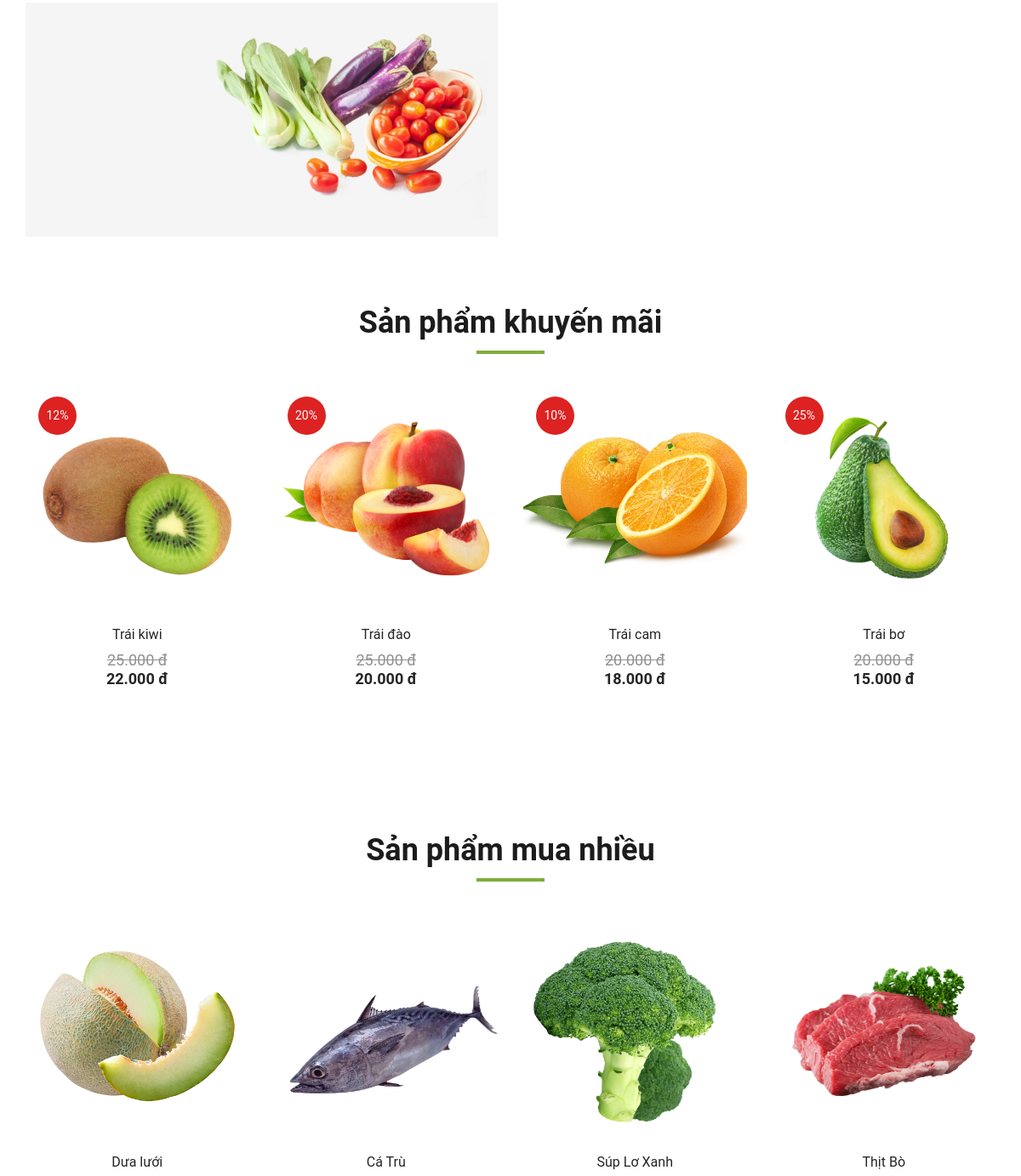
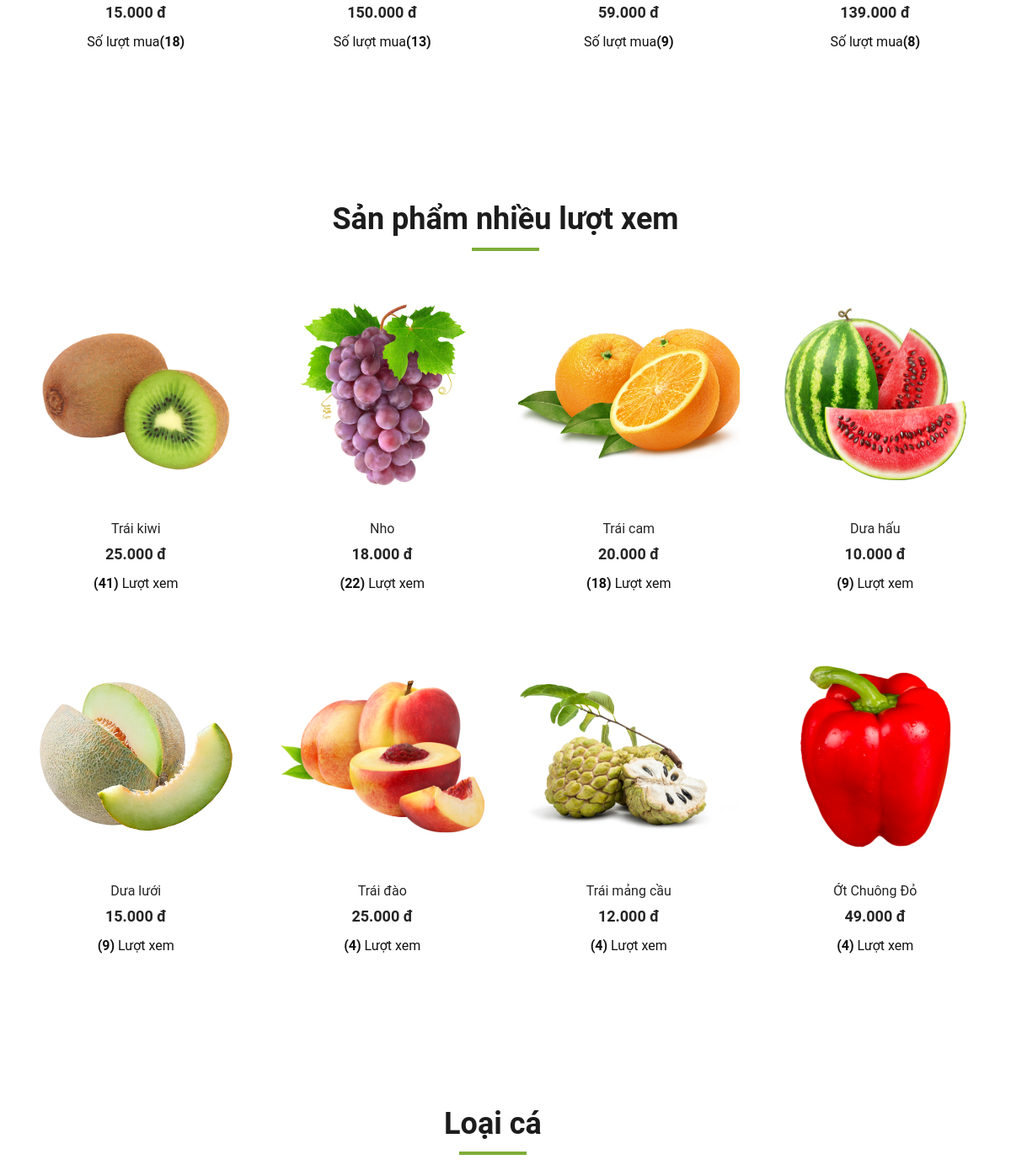
The app's page /index.php?mod=page&act=home (middle part), older data (2 pictures, top to bottom).
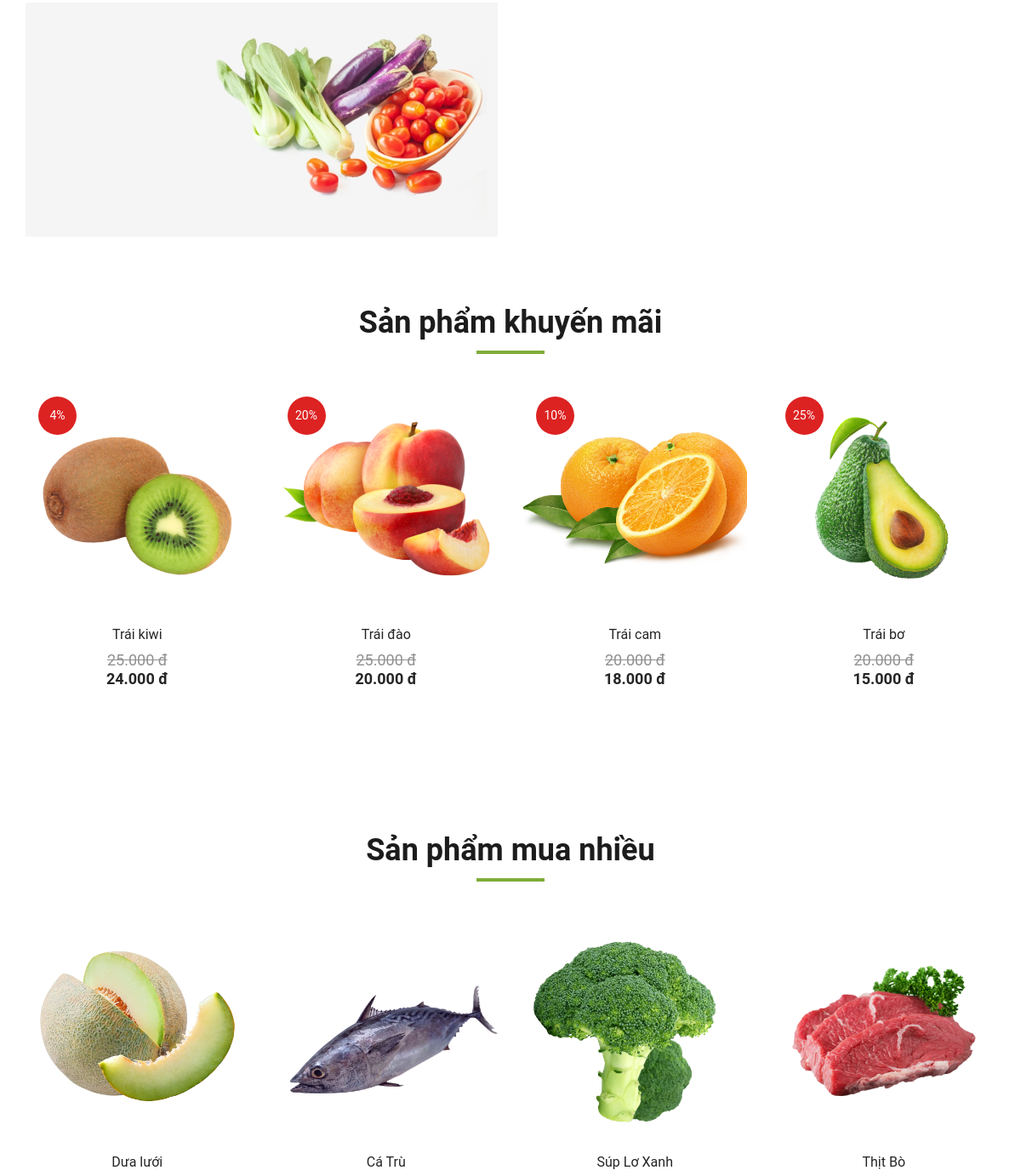
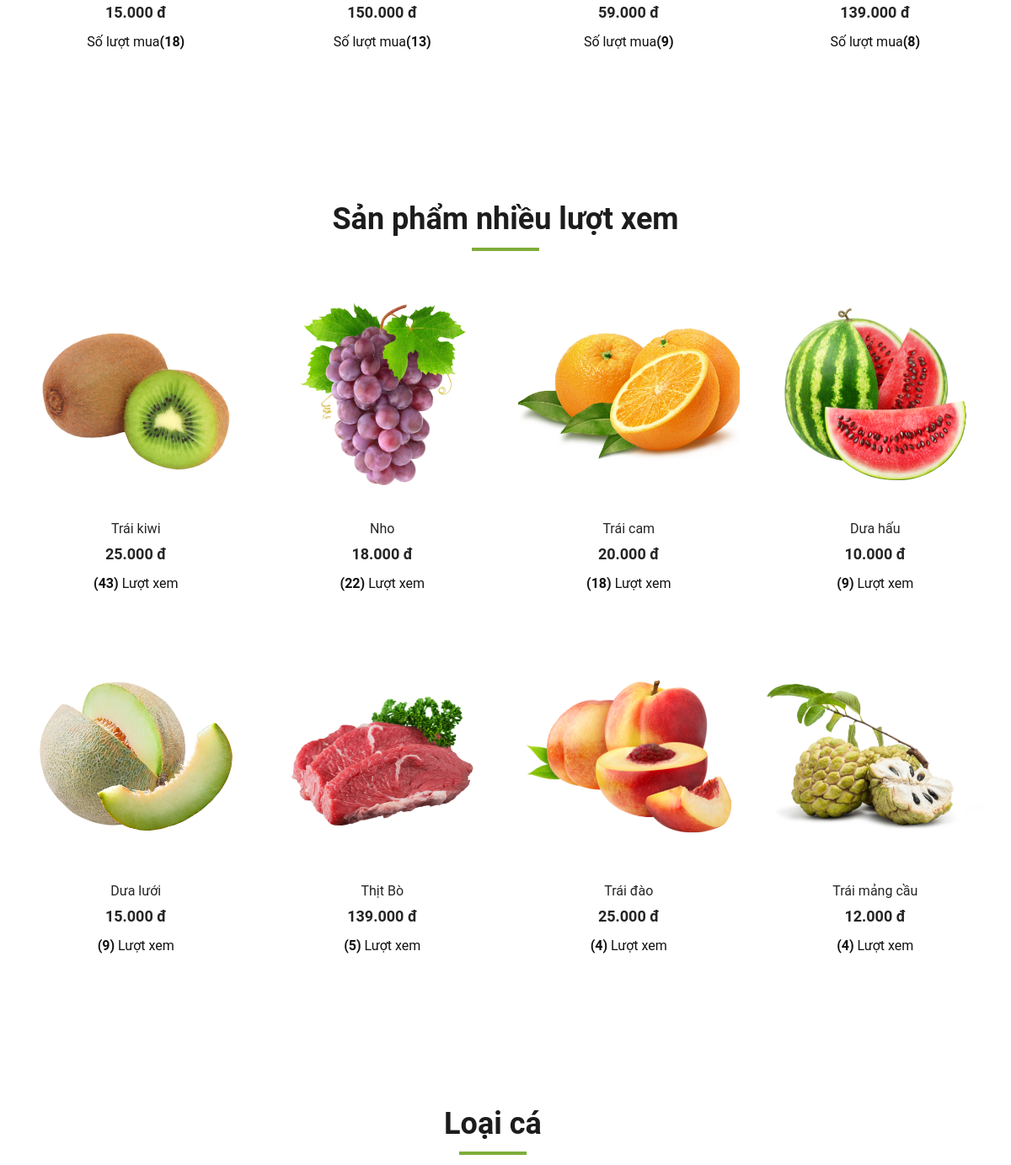
The same page, newer data (2 pictures, top to bottom).
### tables this page shows
CREATE TABLE `sanpham` (
  `MaSP` int NOT NULL,
  `TenSP` varchar(50) NOT NULL,
  `GiaSP` double(10,0) NOT NULL DEFAULT '0' COMMENT 'Tiền Việt không có chữ số thập phân, mặc định là 0(nếu =0 thì hết hàng ví dụ )',
  `HinhAnh` text NOT NULL,
  `TieuDe` text,
  `MoTa` text,
  `MaDM` int DEFAULT NULL,
  `LuotXem` int NOT NULL,
  `GiaGiam` double(10,0) NOT NULL DEFAULT '0',
  `StatusProduct` tinyint(1) NOT NULL DEFAULT '0' COMMENT 'Nếu là 1 thì soldout, 0 thì còn hàng'
);

CREATE TABLE `chitietdonhang` (
  `MaDH` int NOT NULL,
  `MaSP` int NOT NULL,
  `GiaSP` double(10,0) NOT NULL,
  `SoLuong` int NOT NULL
);

CREATE TABLE `danhmuc` (
  `MaDM` int NOT NULL,
  `TenDM` varchar(50) NOT NULL,
  `SoThuTu` int DEFAULT NULL COMMENT 'số thứ tự mà danh mục sẽ xuất hiện , tùy mình sắp xếp',
  `UuTien` tinyint(1) DEFAULT NULL COMMENT '0: là cho nó ẩn đi, 1 là cho nó xuất hiện tại trang chủ',
  `HinhAnh` text
);

### model/m_pdo.php (called while the page is built, shortened)
<?php
function pdo_get_connection(){
    $dburl = "mysql:host=localhost;dbname=organic;charset=utf8";
    $username = 'root';
    $password = '';
    $conn = new PDO($dburl, $username, $password);
    $conn->setAttribute(PDO::ATTR_ERRMODE, PDO::ERRMODE_EXCEPTION);
    return $conn;
}
function pdo_query($sql){
    $sql_args = array_slice(func_get_args(), 1);
    try{
        $conn = pdo_get_connection();
        $stmt = $conn->prepare($sql);
        $stmt->execute($sql_args);
        $rows = $stmt->fetchAll();
        return $rows;
    }
    catch(PDOException $e){
        throw $e;
    }
    finally{
        unset($conn);
    }
}

### model/m_order.php (called while the page is built, shortened)
<?php
    include_once "model/m_pdo.php";
    function get_luotmuaOrder(){
        return pdo_query("SELECT * FROM chitietdonhang ctdh INNER JOIN sanpham sp ON ctdh.MaSP = sp.MaSP WHERE SoLuong >= 5 ORDER BY SoLuong DESC LIMIT 4");
    }
?>

### model/m_page.php (the view, shortened to what this page needs)
<?php
    include_once 'model/m_pdo.php';
    function page_productNew($keyword){
        return pdo_query("SELECT * FROM sanpham WHERE TenSP LIKE '%$keyword%'  ORDER BY MaSP DESC LIMIT 8");
    }
    function page_productDiscount(){
        return pdo_query("SELECT * FROM sanpham WHERE GiaGiam > 0 ORDER BY GiaGiam DESC LIMIT 4");
    }
    function page_productLuotXem(){
        return pdo_query("SELECT * FROM sanpham WHERE LuotXem > 0 ORDER BY LuotXem DESC LIMIT 8");
    }
    function showsp_home_sale($dssp){
        $page_home = "";
        foreach($dssp as $item){
            $price = "";
            $StatusProduct = "";
            if($item['GiaSP'] >=1){
                $price = '<h5 style="text-decoration:line-through;color: #919191;font-weight: 400;">'.number_format($item['GiaSP'],"0",",",".").' đ</h5>';
            }else{
                $price = "<h5>Đang cập nhật</h5>";
            }
            if($item['GiaGiam'] >=1){
                $GiaGiamSP = '<h5>'.number_format($item['GiaGiam'],"0",",",".").' đ</h5>';
            }else{
                $GiaGiamSP = "";
            }
            if($item['StatusProduct'] >=1){
                $StatusProduct = '<h5>Hết hàng</h5>';
            }else{
                $StatusProduct = "";
            }
            $GiamGia = ceil((($item['GiaSP'] - $item['GiaGiam'])/$item['GiaSP'])*100);
            $GiamGia = '<div class="product__discount__percent_home">'.$GiamGia.'%</div>';
                echo '
                <div class="col-lg-3 col-md-4 col-sm-6">
                    <div class="featured__item">
                        <div class="featured__item__pic set-bg" data-setbg="view/img/traicay/'.$item['HinhAnh'].'">
                            '.$GiamGia.'
                        </div>
                        <div class="featured__item__text">
                            <h6><a href="index.php?mod=product&act=detail&MaSP='.$item['MaSP'].'">'.$item['TenSP'].'</a></h6>
                ';
                        if(empty($StatusProduct)){
                            echo $price . $GiaGiamSP;
                            echo '
                                <form action="index.php?mod=product&act=addtocart" method="post">
                                    <input type="hidden" name="MaSP" value="'.$item['MaSP'].'">
                                    <input type="hidden" name="HinhAnh" value="'.$item['HinhAnh'].'">
                                    <input type="hidden" name="GiaSP" value="'.$item['GiaSP'].'">
                                    <input type="hidden" name="TenSP" value="'.$item['TenSP'].'">
                                    <input type="hidden" name="SoLuong" value="1">
                                    <div class="intro">
                                        <input type="submit" value="Thêm vào giỏ " name="submitaddtocart">
                                    </div>
                                </form>
                            ';
                        }else{
                            echo $StatusProduct;
                        }
                echo '
                            </div>
                        </div>
                    </div>
                ';
        }
        return $page_home;
    }
    function showsp_home_luotxem($dssp){
        $page_home = "";
        foreach($dssp as $item){
            if($item['GiaSP'] >=1){
                $price = '<h5>'.number_format($item['GiaSP'],"0",",",".").' đ</h5>';
            }else{
                $price = "<h5>Đang cập nhật</h5>";
            }
            if($item['LuotXem']){
                $SoView = '<h6> <strong>('.$item['LuotXem'].')</strong> Lượt xem</h6>';
            }else{
                $SoView = '';
            }
            echo '
                <div class="col-lg-3 col-md-4  fresh-meat">
                    <div class="featured__item">
                        <div class="featured__item__pic set-bg" data-setbg="view/img/traicay/'.$item['HinhAnh'].'">
                        </div>
                        <div class="featured__item__text">
                            <h6><a href="index.php?mod=product&act=detail&MaSP='.$item['MaSP'].'">'.$item['TenSP'].'</a></h6>
                            '.$price.'
                            <div class="featured__item__text_MX">'.$SoView.'</div>
                        </div>
                        <form action="index.php?mod=product&act=addtocart" method="post">
                            <input type="hidden" name="MaSP" value="'.$item['MaSP'].'">
                            <input type="hidden" name="HinhAnh" value="'.$item['HinhAnh'].'">
                            <input type="hidden" name="GiaSP" value="'.$item['GiaSP'].'">
                            <input type="hidden" name="TenSP" value="'.$item['TenSP'].'">
                            <input type="hidden" name="SoLuong" value="1">
                            <div class="intro">
                                <input type="submit" value="Thêm vào giỏ " name="submitaddtocart">
                            </div>
                        </form>
                    </div>
                </div>'
                ;
        }
        return $page_home;
    }
    function danhmuc_getUuTien(){
        return pdo_query("SELECT sp.*, dm.TenDM FROM danhmuc dm INNER JOIN sanpham sp ON dm.MaDM=sp.MaDM WHERE UuTien = 1 ORDER BY SoThuTu ASC");
    }
?>

### index.php (shortened to what this page needs)
<?php
    include_once 'config.php';
    if(isset($_GET['mod']) && ($_GET['mod']!="")){
        switch ($_GET['mod']) {
            case 'page':
                $controller_name = 'page';
                break;
        }
        include_once 'controller/c_'.$controller_name.'.php';
    }else{
        header("location:index.php?mod=page&act=home");
    }
?>

### controller/c_page.php (shortened to what this page needs)
<?php
    include_once 'model/m_page.php';
    include_once 'model/m_order.php';
    if(isset($_GET['act']) && ($_GET['act']!="")){
        switch ($_GET['act']) {
            case 'home':
                if(isset($_POST['submit_home']) && $_POST['submit_home'] == true){
                    $keyword = $_POST['keyword'];
                }else{
                    $keyword = "";
                }
                $getproNew = page_productNew($keyword);
                $getDiscount = page_productDiscount();
                $getLuotMua = get_luotmuaOrder();
                $getLuotXem = page_productLuotXem();
                $danhmuchomeUuTien = danhmuc_getUuTien();
                break;
        }
        include_once 'view/v_user_layout.php';
    }else{
        header("location:index.php?mod=page&act=home");
    }
?>

### view/v_user_layout.php (shortened to what this page needs)
<!DOCTYPE html>
<html lang="zxx">
<head>
    <link rel="stylesheet" href=" https://cdnjs.cloudflare.com/ajax/libs/font-awesome/6.4.0/css/all.min.css">
    <link rel="stylesheet" href="view/bootstrap-5.3.2-dist/css/bootstrap.min.css">
    <link rel="stylesheet" href="view/css/bootstrap.min.css" type="text/css">
    <link rel="stylesheet" href="view/css/font-awesome.min.css" type="text/css">
    <link rel="stylesheet" href="view/css/elegant-icons.css" type="text/css">
    <link rel="stylesheet" href="view/css/nice-select.css" type="text/css">
    <link rel="stylesheet" href="view/css/jquery-ui.min.css" type="text/css">
    <link rel="stylesheet" href="view/css/owl.carousel.min.css" type="text/css">
    <link rel="stylesheet" href="view/css/slicknav.min.css" type="text/css">
    <link rel="stylesheet" href="view/css/style.css" type="text/css">
</head>
<body>
    <?php
        include_once 'view/v_'.$view_name.'.php';
    ?>
</body>
</html>

### view/v_page_home.php (shortened to what this page needs)
<div class="banner">
    <div class="container">
        <div class="row">
            <div class="col-lg-6 col-md-6 col-sm-6">
                <div class="banner__pic">
                    <img src="view/img/banner/banner-1.jpg" alt="">
                </div>
            </div>
            <div class="col-lg-6 col-md-6 col-sm-6">
                <div class="banner__pic">
                </div>
            </div>
        </div>
    </div>
</div>
<section class="featured spad">
    <div class="container">
        <div class="row">
            <div class="col-lg-12">
                <div class="section-title">
                    <h2>Sản phẩm khuyến mãi</h2>
                </div>
            </div>
        </div>
        <div class="row featured__filter">
            <?php
                $html_product_giamgia = showsp_home_sale($getDiscount);
            ?>
        </div>
    </div>
</section>
<section class="featured spad">
    <div class="container">
        <div class="row">
            <div class="col-lg-12">
                <div class="section-title">
                    <h2>Sản phẩm mua nhiều</h2>
                </div>
            </div>
        </div>
        <div class="row featured__filter">
            <?php
                foreach($getLuotMua as $item):
                    if($item['GiaSP'] >=1){
                        $price = '<h5>'.number_format($item['GiaSP'],"0",",",".").' đ</h5>';
                    }else{
                        $price = "<h5>Đang cập nhật</h5>";
                    }
                    if($item['SoLuong']){
                        $MuaHang = '<h6>Số lượt mua<strong>('.$item['SoLuong'].')</strong></h6>';
                    }else{
                        $MuaHang = '';
                    }
            ?>
            <div class="col-lg-3 col-md-4  fresh-meat">
                <div class="featured__item">
                    <div class="featured__item__pic set-bg" data-setbg="view/img/traicay/<?=$item['HinhAnh']?>">
                    </div>
                    <div class="featured__item__text">
                        <h6><a href="index.php?mod=product&act=detail&MaSP=<?=$item['MaSP']?>"><?=$item['TenSP']?></a></h6>
                        <?=$price?>
                        <div class="featured__item__text_MX"><?=$MuaHang?></div>
                    </div>
                    <form action="index.php?mod=product&act=addtocart" method="post">
                        <div class="intro">
                        </div>
                    </form>
                </div>
            </div>
            <?php
                endforeach;
            ?>
        </div>
    </div>
</section>
<section class="featured spad">
    <div class="container">
        <div class="row">
            <div class="col-lg-12">
                <div class="section-title">
                    <h2>Sản phẩm nhiều lượt xem</h2>
                </div>
            </div>
        </div>
        <div class="row featured__filter">
            <?php
                $html_product_view = showsp_home_luotxem($getLuotXem);
            ?>
        </div>
    </div>
</section>
<section class="featured spad">
    <div class="container">
        <div class="row featured__filter">
            <?php
                $TenDanhMuc = null;
                foreach($danhmuchomeUuTien as $item):
                    if ($TenDanhMuc !== $item['TenDM']) {
                        $TenDanhMuc = $item['TenDM'];
                        echo '
                        <div class="row">
                            <div class="col-lg-12">
                                <div class="section-title">
                                    <h2>'.$TenDanhMuc.'</h2>
                                </div>
                            </div>
                        </div>'
                        ;
                    }
            ?>
            <?php
                endforeach;
            ?>
    </div>
</section>

### view/css/style.css (style rules this page uses)
html, body { height: 100%; font-family: 'Roboto', sans-serif; -webkit-font-smoothing: antialiased; font-smoothing: antialiased; }
h1, h2, h3, h4, h5, h6 { margin: 0; color: #111111; font-weight: 400; font-family: 'Roboto', sans-serif; }
h2 { font-size: 36px; }
h5 { font-size: 18px; }
h6 { font-size: 16px; }
img { max-width: 100%; }
.section-title { margin-bottom: 50px; text-align: center; }
.section-title h2 { color: #1c1c1c; font-weight: 700; position: relative; }
.section-title h2:after { position: absolute; left: 0; bottom: -15px; right: 0; height: 4px; width: 80px; background: #7fad39; content: ""; margin: 0 auto; }
.set-bg { background-repeat: no-repeat; background-size: cover; background-position: top center; }
.spad { padding-top: 100px; padding-bottom: 100px; }
.featured { padding-top: 80px; padding-bottom: 40px; }
.featured__item { margin-bottom: 50px; }
.featured__item__pic { height: 270px; position: relative; overflow: hidden; background-position: center center; }
.featured__item__text { text-align: center; padding-top: 15px; }
.featured__item__text_MX { display: flex; justify-content: center; padding-top: 15px; }
.featured__item__text_MX h6 { padding: 0 5px; }
.featured__item__text h6 { margin-bottom: 10px; }
.featured__item__text h6 a { color: #252525; }
.featured__item__text h5 { color: #252525; font-weight: 700; }
.intro { position: absolute; top: 240px; }
.product__discount__percent_home { height: 45px; width: 45px; background: #dd2222; border-radius: 50%; font-size: 14px; color: #ffffff; line-height: 45px; text-align: center; position: absolute; left: 15px; top: 15px; }
.container { width: 1170px; margin: 0 auto; }
@media only screen and (min-width: 1200px) { .container { max-width: 1170px; margin: 0 auto; } }

Row changes from the older to the newer data that the page shows:
no longer on this page (row unchanged): sanpham: shows a picture, TenSP "Ớt Chuông Đỏ", GiaSP "49.000", LuotXem "4", shown under "Sản phẩm nhiều lượt xem"
changed sanpham "Trái kiwi": GiamGia "12" → "4"; GiaGiam "22.000" → "24.000"; LuotXem "41" → "43"
now on this page (row edited): sanpham: shows a picture, TenSP "Thịt Bò", GiaSP "139.000", LuotXem "5", shown under "Sản phẩm nhiều lượt xem"
